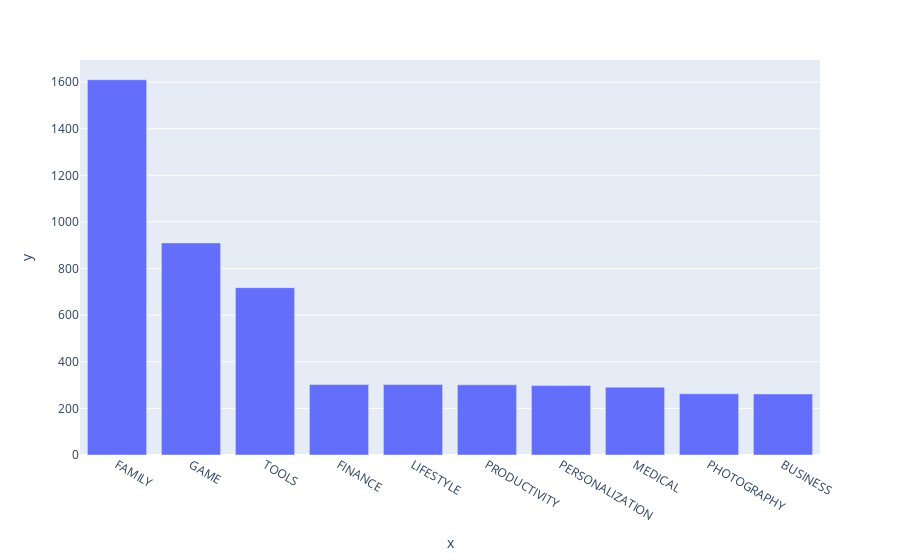

Notebook code for this chart:
### Code cell
# --- Display the top 10 categories as a bar chart:
bar = px.bar(x = top_10_categories.index, # index = category name
             y = top_10_categories.values)

bar.show()

### Figure 1 — Plotly figure (JSON) as saved in the notebook; plotly's stock layout.template omitted (floating-point values rounded to 4 significant figures)
{"data": [{"alignmentgroup": "True", "hovertemplate": "x=%{x}<br>y=%{y}<extra></extra>", "legendgroup": "", "marker": {"color": "#636efa", "pattern": {"shape": ""}}, "name": "", "offsetgroup": "", "orientation": "v", "showlegend": false, "textposition": "auto", "type": "bar", "x": ["FAMILY", "GAME", "TOOLS", "FINANCE", "LIFESTYLE", "PRODUCTIVITY", "PERSONALIZATION", "MEDICAL", "PHOTOGRAPHY", "BUSINESS"], "xaxis": "x", "y": [1610, 910, 718, 302, 302, 301, 298, 291, 263, 262], "yaxis": "y"}], "layout": {"barmode": "relative", "legend": {"tracegroupgap": 0}, "margin": {"t": 60}, "xaxis": {"anchor": "y", "domain": [0, 1], "title": {"text": "x"}}, "yaxis": {"anchor": "x", "domain": [0, 1], "title": {"text": "y"}}}}
